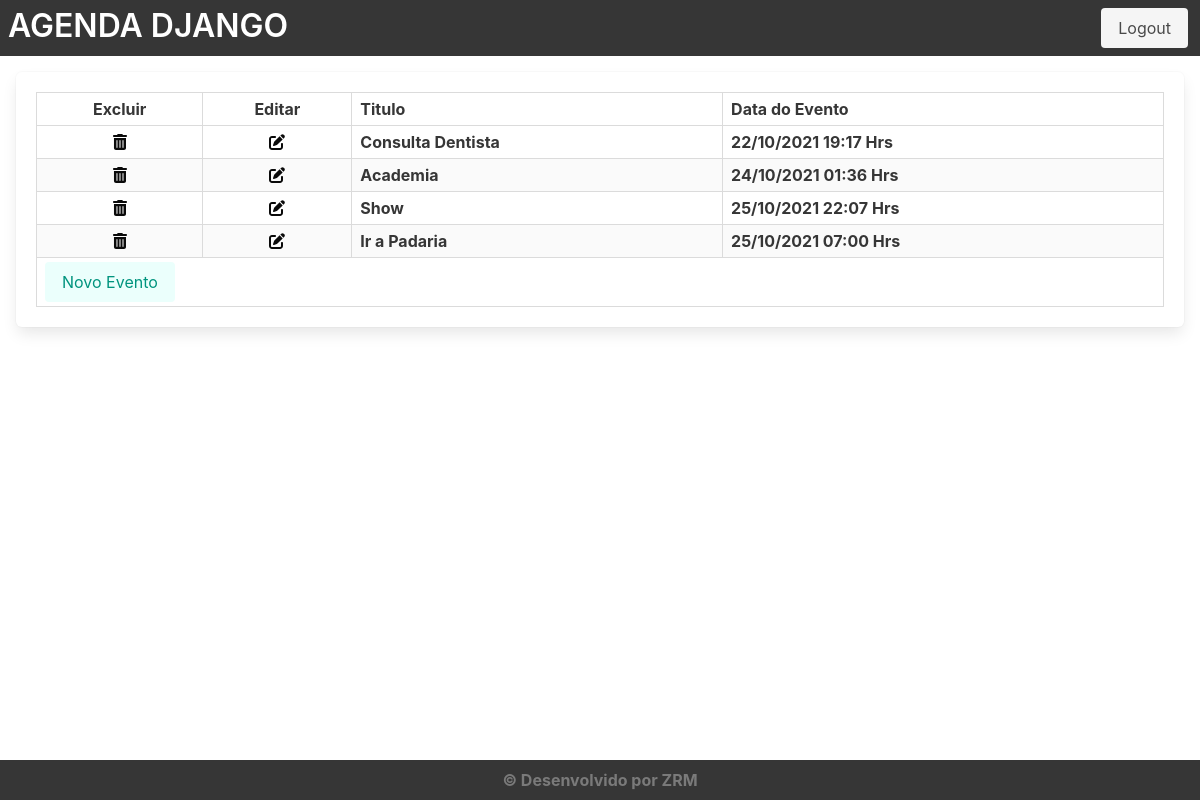
Page /agenda/ (signed in) on the earlier database version.
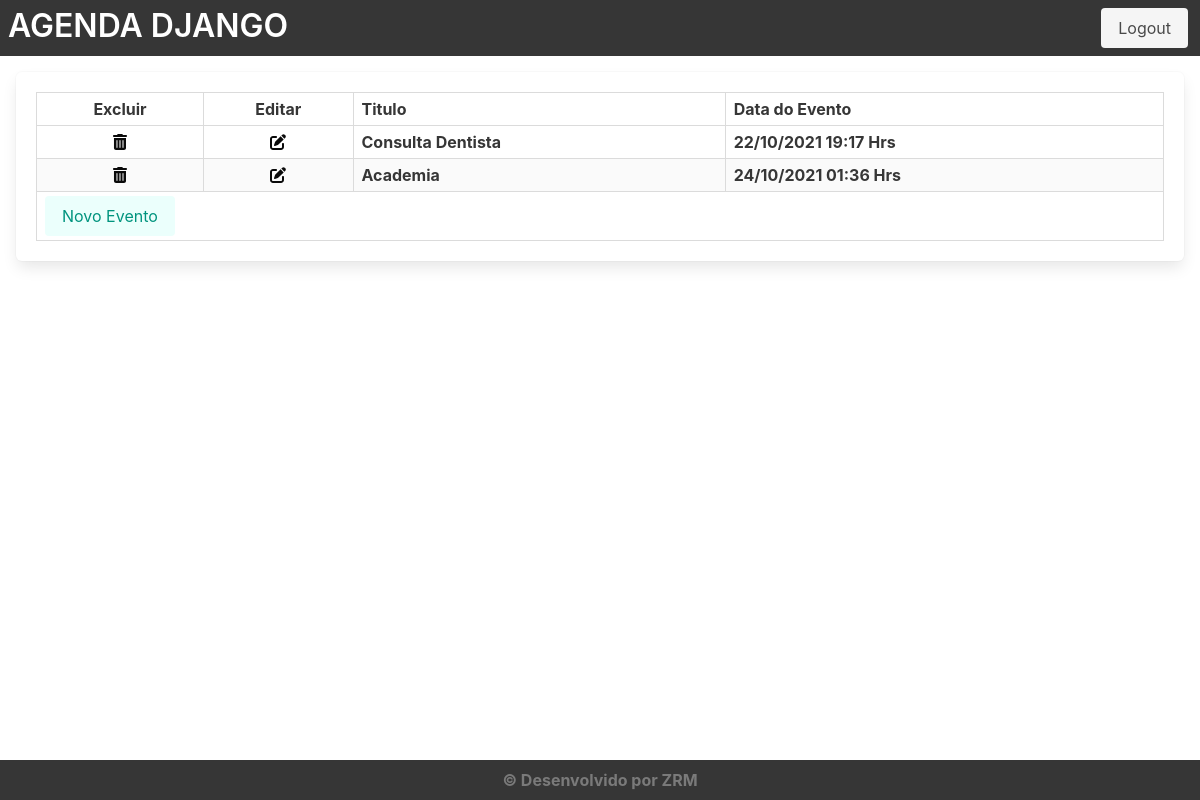
Same page on the later database version.
### core/models.py (models this page shows, shortened)
class Evento(models.Model):
    titulo = models.CharField(max_length=100)
    descricao = models.TextField(blank=True, null=True)
    data_evento = models.DateTimeField(verbose_name='Data do Evento')
    data_criacao = models.DateTimeField(auto_now=True)
    local= models.TextField(blank=True, null=True)
    usuario = models.ForeignKey(User, on_delete=models.CASCADE)
    class Meta:
        db_table = 'evento'
    def get_data_event(self):
        return self.data_evento.strftime('%d/%m/%Y %H:%M Hrs')

### core/views.py (the view)
# urls.py: path('agenda/', views.listaEvento),
@login_required(login_url="/login/")
def listaEvento(request):
    usuario = request.user
    data_atual = datetime.now() - timedelta(hours=1)
    evento = Evento.objects.filter(usuario=usuario, data_evento__lt= data_atual)
    data = {'eventos':evento}
    return render(request, 'agenda.html', data)

### templates/agenda.html
    {% extends "model-page.html" %}
    {% block content %}
    <div class="box m-4">
        <table class="table is-bordered is-striped is-narrow is-hoverable is-fullwidth">
              <thead>
                <tr>
                    <th class="center-text">Excluir</th>
                    <th class="center-text">Editar</th>
                    <th>Titulo</th>
                    <th>Data do Evento</th>
                </tr>
              </thead>
              <tbody>
              {% for evento in eventos %}
              <tr>
                  <th class="center-text"><a href="evento/delete/{{ evento.id }}/"><i class="fas fa-trash-alt has-text-black"></i></a></th>
                  <th class="center-text"><a href="evento/?id={{evento.id}}"><i class="fas fa-edit has-text-black"></i></a></th>
                    <th><span>{{evento.titulo}}</span></th>
                    <th><span>{{evento.get_data_event}}</span></th>
                </tr>
              {% endfor %}
              </tbody>
              <tfoot>
                <tr>
                  <th colspan="4">
                      <div class="buttons">
                        <a href="evento/">
                            <button class="button is-primary is-light" type="button">Novo Evento</button>
                        </a>
                      </div>
                  </th>
                </tr>
              </tfoot>
        </table>
    </div>
    {% endblock %}

Differences in the rows shown:
removed Evento: titulo "Show", get_data_event "25/10/2021 22:07 Hrs"
no longer on this page (row edited): Evento: titulo "Ir a Padaria", get_data_event "25/10/2021 07:00 Hrs"
